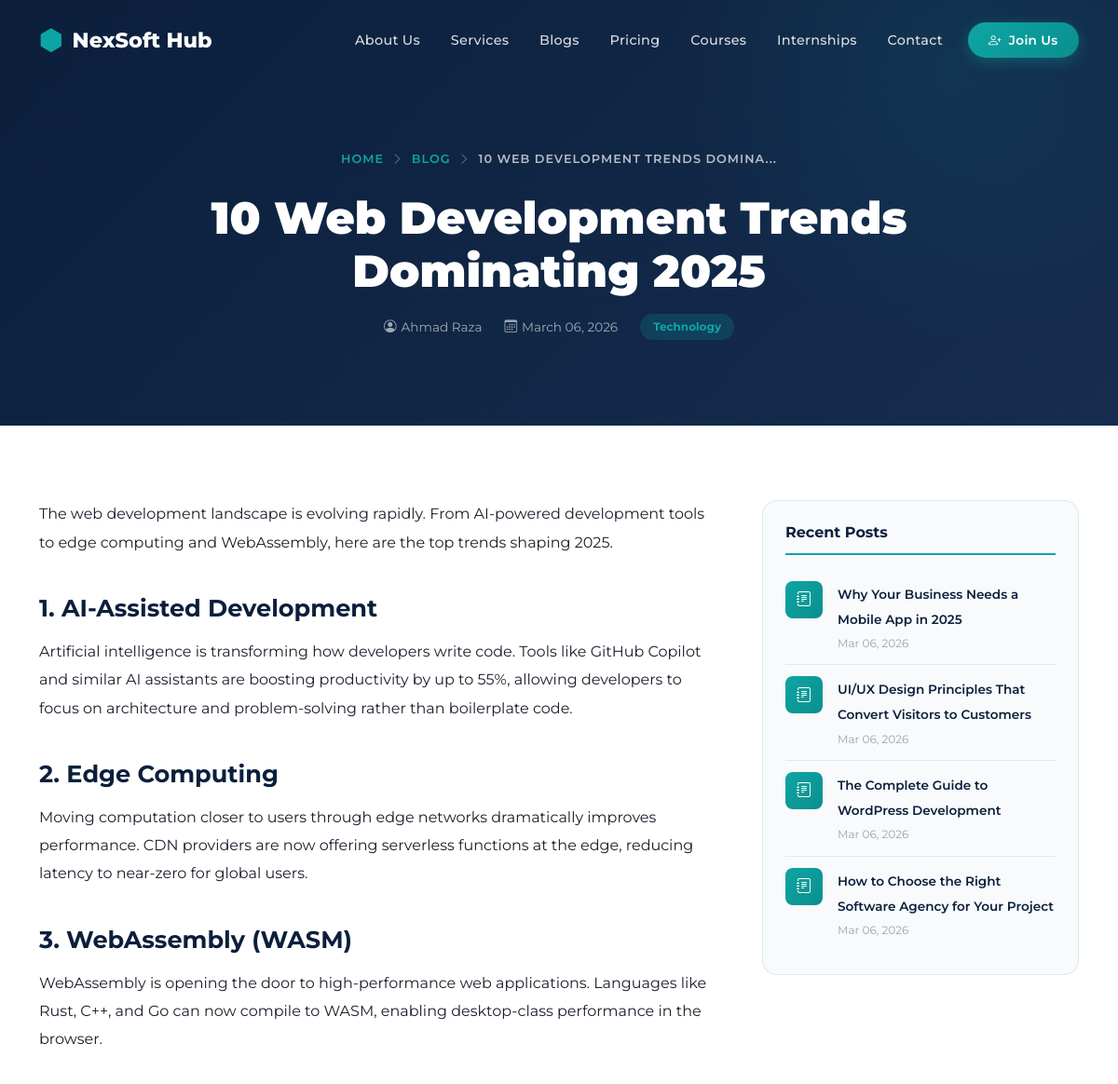
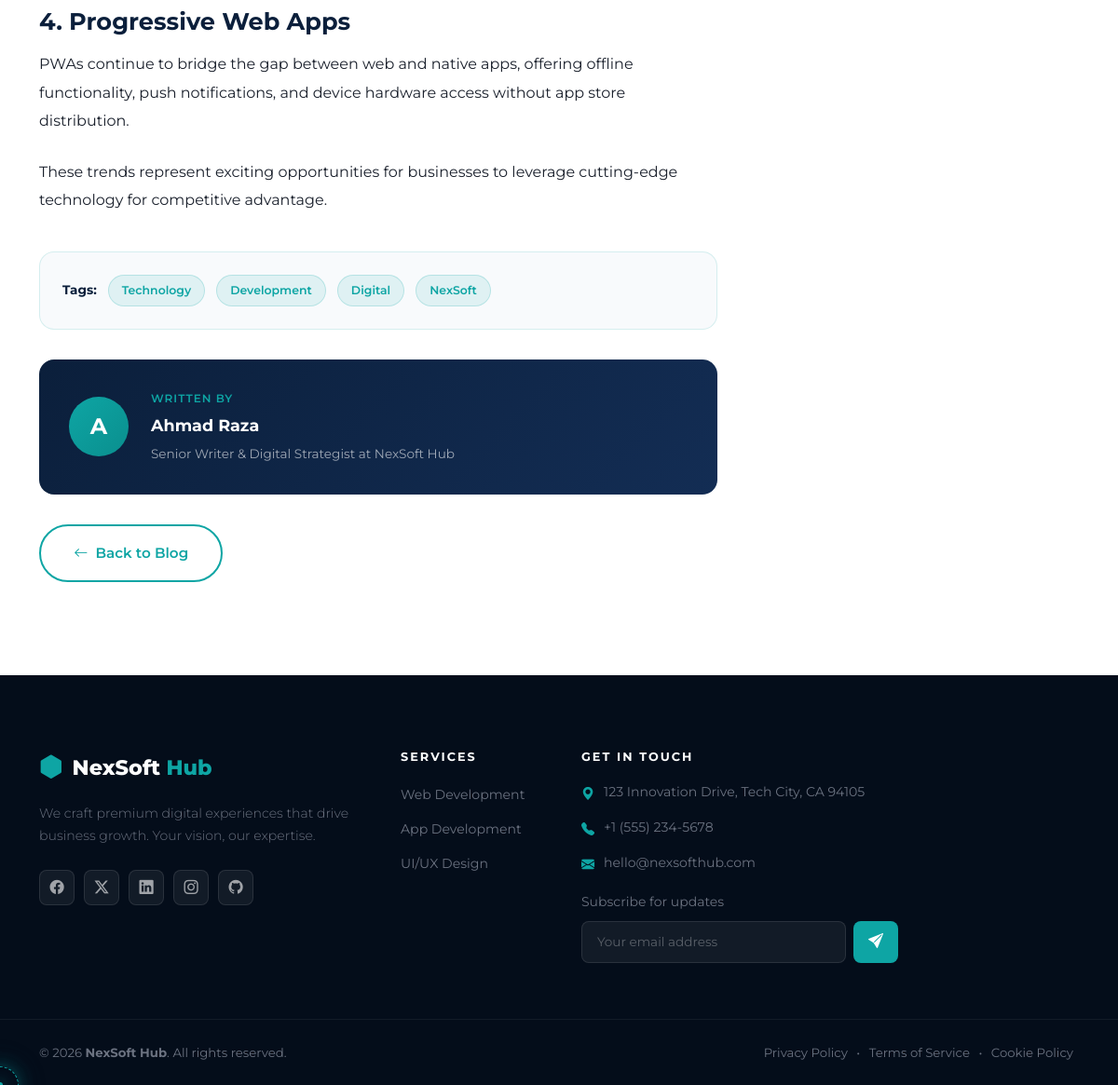
The app's page /?route=blog-single&slug=10-web-development-trends-2025 with its own data (2 pictures, top to bottom).
### tables this page shows
CREATE TABLE IF NOT EXISTS `blog_posts` (
  `id` int(11) NOT NULL AUTO_INCREMENT,
  `title` varchar(500) NOT NULL,
  `slug` varchar(500) NOT NULL,
  `content` longtext NOT NULL,
  `excerpt` text DEFAULT NULL,
  `featured_image` varchar(255) DEFAULT NULL,
  `author` varchar(100) NOT NULL DEFAULT 'NexSoft Hub',
  `created_at` timestamp NOT NULL DEFAULT CURRENT_TIMESTAMP,
  PRIMARY KEY (`id`),
  UNIQUE KEY `slug` (`slug`)
);

CREATE TABLE IF NOT EXISTS `services` (
  `id` int(11) NOT NULL AUTO_INCREMENT,
  `title` varchar(255) NOT NULL,
  `description` text NOT NULL,
  `features` text DEFAULT NULL,
  `tags` varchar(255) DEFAULT NULL,
  `icon` varchar(100) DEFAULT 'bi-gear',
  `order_no` int(11) DEFAULT 0,
  `created_at` timestamp NOT NULL DEFAULT CURRENT_TIMESTAMP,
  PRIMARY KEY (`id`)
);

### controllers/BlogController.php (called while the page is built, shortened)
<?php
require_once __DIR__ . '/../config/database.php';
class BlogController {
    public function single(): void {
        $db = getDB();
        $slug = sanitize($_GET['slug'] ?? '');
        $stmt = $db->prepare("SELECT * FROM blog_posts WHERE slug = ?");
        $stmt->execute([$slug]);
        $post = $stmt->fetch();
        $stmt2 = $db->prepare("SELECT id, title, slug, created_at FROM blog_posts WHERE id != ? ORDER BY created_at DESC LIMIT 4");
        $stmt2->execute([$post['id']]);
        $recentPosts = $stmt2->fetchAll();
        require_once __DIR__ . '/../components/header.php';
        require_once __DIR__ . '/../views/blog-single.php';
        require_once __DIR__ . '/../components/footer.php';
    }
}

### config/database.php (called while the page is built, shortened)
<?php
function getDB(): PDO
{
    static $pdo = null;
    if ($pdo === null) {
        $dsn = "mysql:host=" . DB_HOST . ";dbname=" . DB_NAME . ";charset=" . DB_CHARSET;
        $options = [
            PDO::ATTR_ERRMODE => PDO::ERRMODE_EXCEPTION,
            PDO::ATTR_DEFAULT_FETCH_MODE => PDO::FETCH_ASSOC,
            PDO::ATTR_EMULATE_PREPARES => false,
        ];
        try {
            $pdo = new PDO($dsn, DB_USER, DB_PASS, $options);
        }
        catch (PDOException $e) {
            die('<div style="font-family:sans-serif;background:#0B1F3B;color:#fff;padding:40px;text-align:center;">
                <h2>Database Connection Error</h2>
                <p>Please ensure MySQL is running and the database <strong>nexsoft_hub</strong> exists.</p>
                <p style="color:#0EA5A4;font-size:12px;">' . htmlspecialchars($e->getMessage()) . '</p>
                <p>Import <strong>/database/nexsoft_hub.sql</strong> in phpMyAdmin to get started.</p>
            </div>');
        }
    }
    return $pdo;
}
function appBasePath(): string
{
    static $basePath = null;
    if ($basePath !== null) {
        return $basePath;
    }
    $scriptName = (string)($_SERVER['SCRIPT_NAME'] ?? '');
    $dir = str_replace('\\', '/', dirname($scriptName));
    $basePath = ($dir === '/' || $dir === '.') ? '' : rtrim($dir, '/');
    return $basePath;
}
function baseUrl(string $path = ''): string
{
    $base = appBasePath();
    if ($path === '') {
        return $base === '' ? '/' : $base;
    }
    return ($base === '' ? '' : $base) . '/' . ltrim($path, '/');
}
function h($string)
{
    return htmlspecialchars($string ?? '');
}
function getSetting(string $key, string $default = ''): string
{
    static $settings = null;
    if ($settings === null) {
        try {
            $db = getDB();
            $stmt = $db->query("SELECT setting_key, setting_value FROM site_settings");
            $settings = $stmt->fetchAll(PDO::FETCH_KEY_PAIR);
        }
        catch (PDOException $e) {
            return $default;
        }
    }
    return $settings[$key] ?? $default;
}
try {
    if (getSetting('maintenance_mode', '0') === '1') {
        $requestUri = $_SERVER['REQUEST_URI'] ?? '';
        $isAdminArea = strpos($requestUri, '/admin/') !== false;
        if (!$isAdminArea && !isset($_SESSION['admin_id'])) {
            http_response_code(503);
            header('Retry-After: 3600');
            if (file_exists(ROOT_PATH . '/views/maintenance.php')) {
                require ROOT_PATH . '/views/maintenance.php';
            }
            else {
                die('<h1>Under Maintenance</h1><p>We\'ll be back shortly!</p>');
            }
            exit;
        }
    }
}
catch (Exception $e) {
}

### views/blog-single.php (the view, shortened to what this page needs)
<section class="page-header">
    <div class="container">
        <div class="page-breadcrumb reveal">
            <a href="<?php echo baseUrl(); ?>">Home</a>
            <span><i class="bi bi-chevron-right"></i></span>
            <a href="<?php echo baseUrl('?route=blog'); ?>">Blog</a>
            <span><i class="bi bi-chevron-right"></i></span>
            <span class="active"><?php echo mb_strimwidth(htmlspecialchars($post['title']), 0, 35, '...'); ?></span>
        </div>
        <h1 class="page-header-title reveal" style="font-size:clamp(1.8rem,4vw,3rem);max-width:800px;margin:0 auto;">
            <?php echo htmlspecialchars($post['title']); ?>
        </h1>
        <div class="blog-meta justify-content-center mt-3 reveal" style="display:flex;gap:1.5rem;flex-wrap:wrap;">
            <span style="color:rgba(255,255,255,0.6);font-size:0.85rem;display:flex;align-items:center;gap:5px;">
                <i class="bi bi-person-circle"></i> <?php echo htmlspecialchars($post['author']); ?>
            </span>
            <span style="color:rgba(255,255,255,0.6);font-size:0.85rem;display:flex;align-items:center;gap:5px;">
                <i class="bi bi-calendar3"></i> <?php echo date('F d, Y', strtotime($post['created_at'])); ?>
            </span>
            <span style="background:rgba(14,165,164,0.2);color:var(--secondary);font-size:0.75rem;font-weight:700;padding:4px 14px;border-radius:50px;">Technology</span>
        </div>
    </div>
</section>
<section style="padding: 80px 0 100px; background: var(--bg);">
    <div class="container">
        <div class="row g-5">
            <div class="col-lg-8">
                <article class="blog-single-content reveal">
                    <?php echo $post['content'];  ?>
                </article>
                <div style="margin-top: 2.5rem; padding: 1.5rem; background: var(--bg-alt); border-radius: var(--radius); border: 1px solid var(--border);">
                    <div style="display:flex;align-items:center;gap:12px;flex-wrap:wrap;">
                        <span style="font-size:0.85rem;font-weight:700;color:var(--primary);">Tags:</span>
                        <?php foreach(['Technology','Development','Digital','NexSoft'] as $tag): ?>
                        <a href="<?php echo baseUrl('?route=blog'); ?>" style="background:rgba(14,165,164,0.1);color:var(--secondary);font-size:0.78rem;font-weight:600;padding:5px 14px;border-radius:50px;border:1px solid rgba(14,165,164,0.2);transition:var(--transition);"><?php echo $tag; ?></a>
                        <?php endforeach; ?>
                    </div>
                </div>
                <div style="margin-top: 2rem; background: linear-gradient(135deg, var(--primary), var(--primary-light)); border-radius: var(--radius); padding: 2rem; display: flex; gap: 1.5rem; align-items: center; flex-wrap: wrap;">
                    <div style="width:64px;height:64px;background:linear-gradient(135deg,var(--secondary),var(--secondary-dark));border-radius:50%;display:flex;align-items:center;justify-content:center;font-size:1.5rem;font-weight:700;color:white;flex-shrink:0;">
                        <?php echo strtoupper(substr($post['author'], 0, 1)); ?>
                    </div>
                    <div>
                        <div style="font-size:0.75rem;text-transform:uppercase;letter-spacing:1px;color:var(--secondary);font-weight:600;margin-bottom:4px;">Written by</div>
                        <div style="font-size:1.1rem;font-weight:700;color:white;margin-bottom:4px;"><?php echo htmlspecialchars($post['author']); ?></div>
                        <p style="font-size:0.85rem;color:rgba(255,255,255,0.6);margin:0;">Senior Writer & Digital Strategist at NexSoft Hub</p>
                    </div>
                </div>
                <div style="margin-top: 2rem;">
                    <a href="<?php echo baseUrl('?route=blog'); ?>" class="btn-hero-outline" style="display:inline-flex;border-color:var(--secondary);color:var(--secondary);">
                        <i class="bi bi-arrow-left"></i> Back to Blog
                    </a>
                </div>
            </div>
            <div class="col-lg-4">
                <div class="blog-sidebar-card reveal">
                    <h4 class="blog-sidebar-title">Recent Posts</h4>
                    <?php if (empty($recentPosts)): ?>
                    <p style="color:var(--text-muted);font-size:0.85rem;">No other posts yet.</p>
                    <?php else: ?>
                    <?php foreach($recentPosts as $rp): ?>
                    <div class="recent-post-item">
                        <div class="recent-post-icon"><i class="bi bi-journal-text"></i></div>
                        <div>
                            <a href="<?php echo baseUrl('?route=blog-single&slug=' . urlencode($rp['slug'])); ?>" class="rp-title">
                                <?php echo htmlspecialchars(mb_strimwidth($rp['title'], 0, 60, '...')); ?>
                            </a>
                            <div class="rp-date"><?php echo date('M d, Y', strtotime($rp['created_at'])); ?></div>
                        </div>
                    </div>
                    <?php endforeach; ?>
                    <?php endif; ?>
                </div>
            </div>
        </div>
    </div>
</section>

### components/footer.php (shortened to what this page needs)
<footer class="nexsoft-footer">
    <div class="footer-top">
        <div class="container">
            <div class="row g-5">
                <div class="col-lg-4">
                    <div class="footer-brand">
                        <a href="<?php echo baseUrl(); ?>" class="footer-logo">
                            <span class="brand-icon"><i class="bi bi-hexagon-fill"></i></span>
                            <span class="brand-text">NexSoft <span class="brand-accent">Hub</span></span>
                        </a>
                        <p class="footer-tagline">We craft premium digital experiences that drive business growth. Your vision, our expertise.</p>
                        <div class="social-links">
                            <?php if ($fb = getSetting('facebook_link')): ?>
                            <a href="<?php echo htmlspecialchars($fb); ?>" class="social-link" aria-label="Facebook"><i class="bi bi-facebook"></i></a>
                            <?php endif; ?>
                            <?php if ($tw = getSetting('twitter_link')): ?>
                            <a href="<?php echo htmlspecialchars($tw); ?>" class="social-link" aria-label="Twitter"><i class="bi bi-twitter-x"></i></a>
                            <?php endif; ?>
                            <?php if ($li = getSetting('linkedin_link')): ?>
                            <a href="<?php echo htmlspecialchars($li); ?>" class="social-link" aria-label="LinkedIn"><i class="bi bi-linkedin"></i></a>
                            <?php endif; ?>
                            <?php if ($ig = getSetting('instagram_link')): ?>
                            <a href="<?php echo htmlspecialchars($ig); ?>" class="social-link" aria-label="Instagram"><i class="bi bi-instagram"></i></a>
                            <?php endif; ?>
                            <?php if ($gh = getSetting('github_link')): ?>
                            <a href="<?php echo htmlspecialchars($gh); ?>" class="social-link" aria-label="GitHub"><i class="bi bi-github"></i></a>
                            <?php endif; ?>
                        </div>
                    </div>
                </div>
                <div class="col-6 col-lg-2">
                    <h5 class="footer-heading">Services</h5>
                    <ul class="footer-links">
                        <?php
                        $footerServices = getDB()->query("SELECT title FROM services ORDER BY order_no ASC LIMIT 6")->fetchAll();
                        if ($footerServices):
                            foreach($footerServices as $s): ?>
                                <li><a href="<?php echo baseUrl('?route=services'); ?>"><?php echo h($s['title']); ?></a></li>
                            <?php endforeach;
                        else: ?>
                            <li><a href="<?php echo baseUrl('?route=services'); ?>">Web Development</a></li>
                            <li><a href="<?php echo baseUrl('?route=services'); ?>">App Development</a></li>
                        <?php endif; ?>
                    </ul>
                </div>
                <div class="col-lg-4">
                    <h5 class="footer-heading">Get In Touch</h5>
                    <ul class="footer-contact">
                        <li>
                            <i class="bi bi-geo-alt-fill"></i>
                            <span><?php echo getSetting('site_address', '123 Innovation Drive, Tech City, CA 94105'); ?></span>
                        </li>
                        <li>
                            <i class="bi bi-telephone-fill"></i>
                            <span><?php echo getSetting('site_phone', '+1 (555) 234-5678'); ?></span>
                        </li>
                        <li>
                            <i class="bi bi-envelope-fill"></i>
                            <span><?php echo getSetting('site_email', 'hello@nexsofthub.com'); ?></span>
                        </li>
                    </ul>
                    <div class="footer-newsletter mt-3">
                        <p class="small mb-2" style="color: var(--text-muted);">Subscribe for updates</p>
                        <div class="newsletter-form">
                            <input type="email" class="form-control newsletter-input" placeholder="Your email address">
                            <button class="btn newsletter-btn"><i class="bi bi-send-fill"></i></button>
                        </div>
                    </div>
                </div>
            </div>
        </div>
    </div>
    <div class="footer-bottom">
        <div class="container">
            <div class="d-flex flex-column flex-md-row justify-content-between align-items-center gap-2">
                <p class="mb-0">&copy; <?php echo date('Y'); ?> <strong>NexSoft Hub</strong>. All rights reserved.</p>
                <p class="mb-0 footer-bottom-links">
                    <a href="#">Privacy Policy</a> &bull;
                    <a href="#">Terms of Service</a> &bull;
                    <a href="#">Cookie Policy</a>
                </p>
            </div>
        </div>
    </div>
</footer>
</body>
</html>

### records on screen
blog_posts: title "10 WEB DEVELOPMENT TRENDS DOMINA...", title "10 Web Development Trends Dominating 2025", author "Ahmad Raza", created_at "March 06, 2026", content "The web development landscape is evolving rapidly. From AI-powered development tools to edge computing and WebAssembly, here are the top trends shaping 2025. 1. AI-Assisted Development Artificial intelligence is transforming how developers write code. Tools like GitHub Copilot and similar AI assistants are boosting productivity by up to 55%, allowing developers to focus on architecture and problem-solving rather than boilerplate code. 2. Edge Computing Moving computation closer to users through edge networks dramatically improves performance. CDN providers are now offering serverless functions at the edge, reducing latency to near-zero for global users. 3. WebAssembly (WASM) WebAssembly is…", author "A"
blog_posts: title "Why Your Business Needs a Mobile App in 2025", created_at "Mar 06, 2026"
blog_posts: title "UI/UX Design Principles That Convert Visitors to Customers", created_at "Mar 06, 2026"
blog_posts: title "The Complete Guide to WordPress Development", created_at "Mar 06, 2026"
blog_posts: title "How to Choose the Right Software Agency for Your Project", created_at "Mar 06, 2026"
services: title "Web Development"
services: title "App Development"
services: title "UI/UX Design"

### other values on screen
$siteName "NexSoft Hub"
$tag "Technology"
$tag "Development"
$tag "Digital"
$tag "NexSoft"
getSetting('site_phone', '+1 (555) 234-5678') "+1 (555) 234-5678"
getSetting('site_email', 'hello@nexsofthub.com') "hello@nexsofthub.com"
